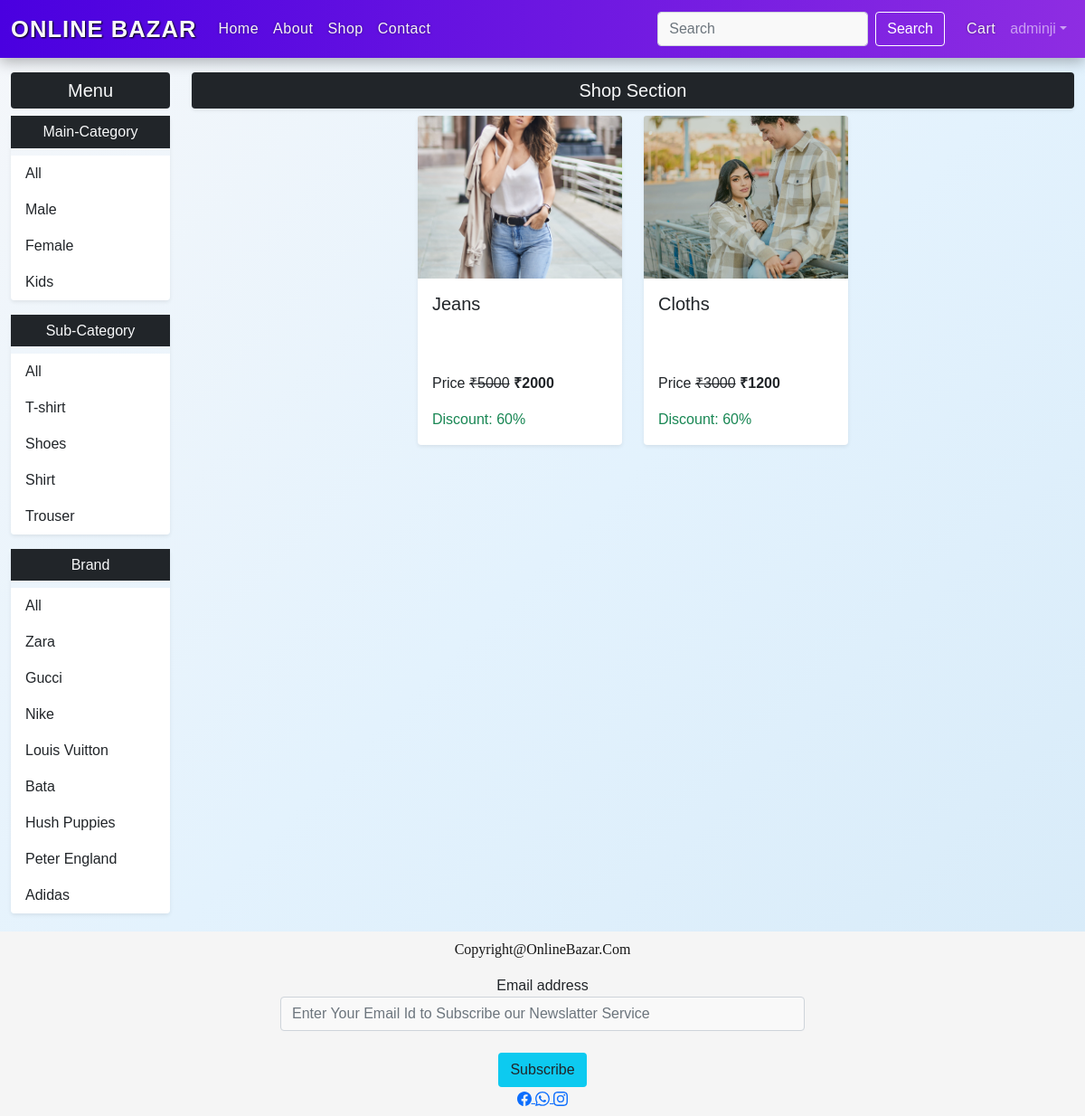
Screenshot of /shop/Male/All/All/ (signed in) with the database file from the repository.
### mainApp/models.py (models this page shows, shortened)
class Maincategory(models.Model):
    id = models.AutoField(primary_key=True)
    name = models.CharField(max_length=20)

class Subcategory(models.Model):
    id = models.AutoField(primary_key=True)
    name = models.CharField(max_length=20)

class Brand(models.Model):
    id = models.AutoField(primary_key=True)
    name = models.CharField(max_length=20)

class Product(models.Model):
    id = models.AutoField(primary_key=True)
    name = models.CharField(max_length=20)
    maincategory = models.ForeignKey(Maincategory,on_delete=models.CASCADE)
    subcategory = models.ForeignKey(Subcategory,on_delete=models.CASCADE)
    brand = models.ForeignKey(Brand,on_delete=models.CASCADE)
    seller = models.ForeignKey(Seller,on_delete=models.CASCADE,default=None)
    baseprice = models.IntegerField()
    discount = models.IntegerField()
    finalprice = models.IntegerField()
    size = models.CharField(max_length=100)
    color = models.CharField(max_length=100)
    description = models.TextField()
    stock = models.CharField(max_length=20,default="In stock")
    pic1 = models.ImageField(upload_to="images",default="no.png",null=True,blank=True)
    pic2 = models.ImageField(upload_to="images",default="no.png",null=True,blank=True)
    pic3 = models.ImageField(upload_to="images",default="no.png",null=True,blank=True)
    pic4 = models.ImageField(upload_to="images",default="no.png",null=True,blank=True)

### mainApp/views.py (the view)
# urls.py: path('shop/<str:mc>/<str:sc>/<str:br>/',views.ShopPage),
def ShopPage(request,mc,sc,br):
    maincategory = Maincategory.objects.all()
    subcategory = Subcategory.objects.all()
    brand = Brand.objects.all()
    if(request.method=="POST"):
        search = request.POST.get('search')
        products = Product.objects.filter(Q(name__icontains=search))
    else:
        if(mc=="All" and sc=="All" and br=="All"):
            products = Product.objects.all()
        elif(mc!="All" and sc=="All" and br=="All"):
            products = Product.objects.filter(maincategory=Maincategory.objects.get(name=mc))
        elif(mc=="All" and sc!="All" and br=="All"):
            products = Product.objects.filter(subcategory=Subcategory.objects.get(name=sc))
        elif(mc=="All" and sc=="All" and br!="All"):
            products = Product.objects.filter(brand=Brand.objects.get(name=br))
        elif(mc!="All" and sc!="All" and br=="All"):
            products = Product.objects.filter(maincategory=Maincategory.objects.get(name=mc),subcategory=Subcategory.objects.get(name=sc))
        elif(mc!="All" and sc=="All" and br!="All"):
            products = Product.objects.filter(maincategory=Maincategory.objects.get(name=mc),brand=Brand.objects.get(name=br))
        elif(mc=="All" and sc!="All" and br!="All"):
            products = Product.objects.filter(subcategory=Subcategory.objects.get(name=sc),brand=Brand.objects.get(name=br))
        elif(mc!="All" and sc!="All" and br!="All"):
            products = Product.objects.filter(maincategory=Maincategory.objects.get(name=mc),subcategory=Subcategory.objects.get(name=sc),brand=Brand.objects.get(name=br))
    products=products[::-1]
    return render(request,"shop.html",{"Product":products,
                                      "Maincategory":maincategory,
                                      "Subcategory":subcategory,
                                      "Brand":brand,
                                      "mc":mc,"sc":sc,"br":br
                                      })

### mainApp/templates/shop.html (shortened to what this page needs)
{% extends 'index.html' %}
{% load static %}
{% block body %}
<div class="mt-3 container-fluid">
    <div class="row">
        <div class="col-xxl-1 col-xl-2 col-lg-3 col-md-4 col-sm-6 col-12 mb-3">
            <h5 class="bg-dark text-light text-center p-2 rounded">Menu</h5>
            <div class="list-group shadow-sm mb-3">
                <h6 class="bg-dark text-light text-center p-2">Main-Category</h6>
                <a href="/shop/All/{{sc}}/{{br}}/" class="list-group-item list-group-item-action">All</a>
                {% for i in Maincategory %}
                <a href="/shop/{{i.name}}/{{sc}}/{{br}}/" class="list-group-item list-group-item-action">{{i.name}}</a>
                {% endfor %}
            </div>
            <div class="list-group shadow-sm mb-3">
                <h6 class="bg-dark text-light text-center p-2">Sub-Category</h6>
                <a href="/shop/{{mc}}/All/{{br}}/" class="list-group-item list-group-item-action">All</a>
                {% for i in Subcategory %}
                <a href="/shop/{{mc}}/{{i.name}}/{{br}}/" class="list-group-item list-group-item-action">{{i.name}}</a>
                {% endfor %}
            </div>
            <div class="list-group shadow-sm">
                <h6 class="bg-dark text-light text-center p-2">Brand</h6>
                <a href="/shop/{{mc}}/{{sc}}/All/" class="list-group-item list-group-item-action">All</a>
                {% for i in Brand %}
                <a href="/shop/{{mc}}/{{sc}}/{{i.name}}/" class="list-group-item list-group-item-action">{{i.name}}</a>
                {% endfor %}
            </div>
        </div>
        <div class="col-xxl-11 col-xl-10 col-lg-9 col-md-8 col-sm-6 col-12">
            <h5 class="bg-dark text-light text-center p-2 rounded shadow-sm">Shop Section</h5>
            <div class="row justify-content-center">
                {% for i in Product %}
                <div class="col-xxl-2 col-xl-3 col-lg-3 col-md-4 col-sm-6 col-12 mb-4">
                    <div class="card shadow-sm border-0 rounded-4 h-100">
                        <a href="/single-product-page/{{i.id}}/">
                            {% if i.pic1 %}
                            <img src="{{i.pic1.url}}" class="card-img-top" style="height: 180px; object-fit: cover;">
                            {% else %}
                            <img src="{% static 'picture/noimg.png' %}" class="card-img-top" style="height: 180px; object-fit: cover;">
                            {% endif %}
                        </a>
                        <div class="card-body">
                            <h5 class="card-title" style="height: 80px;">{{i.name}}</h5>
                            <p class="card-text">Price <del>&#8377;{{i.baseprice}}</del> <strong>&#8377;{{i.finalprice}}</strong></p>
                            <p class="card-text text-success">Discount: {{i.discount}}%</p>
                        </div>
                    </div>
                </div>
                {% endfor %}
            </div>
        </div>
    </div>
</div>
{% endblock %}

### mainApp/templates/index.html (shortened to what this page needs)
<!DOCTYPE html>
{% load static %}
<html lang="en">
<head>
  <link rel="stylesheet" href="https://cdnjs.cloudflare.com/ajax/libs/font-awesome/4.7.0/css/font-awesome.min.css">
  <link href="https://cdn.jsdelivr.net/npm/bootstrap@5.1.3/dist/css/bootstrap.min.css" rel="stylesheet"
>
  <link rel="stylesheet" href="{% static 'css/style.css'%}">
</head>
<body>
  <nav class="navbar navbar-expand-lg navbar-dark custom-navbar">
    <div class="container-fluid">
      <a class="navbar-brand fw-bold" href="/">Online Bazar</a>
      <div class="collapse navbar-collapse" id="navbarNavDropdown">
        <ul class="navbar-nav me-auto mb-2 mb-lg-0">
          <li class="nav-item"><a class="nav-link nav-hover" href="/">Home</a></li>
          <li class="nav-item"><a class="nav-link nav-hover" href="/about/">About</a></li>
          <li class="nav-item"><a class="nav-link nav-hover" href="/shop/All/All/All/">Shop</a></li>
          <li class="nav-item"><a class="nav-link nav-hover" href="/contact/">Contact</a></li>
        </ul>
        <form class="d-flex me-3" method="post" action="/shop/ALL/ALL/ALL/">
          <input class="form-control me-2" type="search" name="search" placeholder="Search" aria-label="Search">
          <button class="btn btn-outline-light" type="submit">Search</button>
        </form>
        <ul class="navbar-nav mb-2 mb-lg-0">
          <li class="nav-item"><a class="nav-link nav-hover" href="/cart/">Cart</a></li>
          {% if request.user.is_authenticated %}
          <li class="nav-item dropdown">
            <a class="nav-link dropdown-toggle" href="#" id="navbarDropdown" role="button" data-bs-toggle="dropdown"
              aria-expanded="false">{{ request.user }}</a>
          </li>
          {% else %}
          <li class="nav-item"><a class="nav-link nav-hover" href="/login/">Login</a></li>
          {% endif %}
        </ul>
      </div>
    </div>
  </nav>
  {% block body %}{% endblock %}
  <footer class="background p-2 text-center mt-1">
    <p style="color:rgba(0, 0, 0, 0.918); font-family: cursive; text-transform: capitalize;">copyright@OnlineBazar.com
    </p>
    <div class="row">
      <div class="col-md-3 col-sm-12 col-12"></div>
      <div class="col-md-6 col-sm-12 col-12">
        <form action="/" method="post">
          <div class="form-group">
            <label for="email">Email address</label>
            <input type="email" class="form-control" name="email"
              placeholder="Enter Your Email Id to Subscribe our Newslatter Service">
          </div>
          <br>
          <button type="submit" class="btn bg-info">Subscribe</button>
        </form>
      </div>
      <div class="col-md-3 col-sm-12 col-12"></div>
    </div>
    <a type = btn href="https://www.facebook.com/gyan.babu.779/{{ request.get_full_path|urlencode }}">
  </a>
  <i class="bi bi-whatsapp">
    <a href="https://wa.me/6205102076">
  </a>
  </i>
  <i class="bi bi-instagram">
    <a href="https://www.instagram.com/gyan1436?igshid=YzVkODRmOTdmMw==
    " target="_blank" rel="noopener noreferrer">
</a>
</i>
  </footer>
</body>
</html>

### mainApp/static/css/style.css (style rules this page uses)
.background { background-color: rgb(245, 245, 245); }

### mainApp/templates/shop.html (style rules this page uses)
body { background: linear-gradient(135deg, #F5F7FA, #E3F2FD, #D6EAF8); font-family: 'Poppins', sans-serif; }
.card-title, .card-text { font-family: 'Poppins', sans-serif; }
.list-group-item { background-color: #fff; border: none; transition: 0.3s; }

### mainApp/templates/index.html (style rules this page uses)
body { background: linear-gradient(135deg, #F5F7FA, #E3F2FD, #D6EAF8); font-family: 'Poppins', sans-serif; }
.card { transition: transform 0.3s ease; }
.custom-navbar { background: linear-gradient(to right, #4A00E0, #8E2DE2); font-family: 'Poppins', sans-serif; box-shadow: 0 4px 15px rgba(0, 0, 0, 0.3); }
.custom-navbar .navbar-brand { color: #F9F9F9 !important; font-size: 1.6rem; text-transform: uppercase; letter-spacing: 1px; font-weight: bold; text-shadow: 1px 1px 2px #000; }
.nav-hover { color: #F5F5F5 !important; position: relative; transition: color 0.3s ease; font-weight: 500; letter-spacing: 0.5px; text-shadow: 0 0 3px rgba(0, 0, 0, 0.4); }
.form-control { background-color: #f9f9f9; color: #333; font-weight: 500; }
.btn-outline-light { color: #fff; border-color: #fff; }

### rows the page displays
Maincategory: name "Male"
Maincategory: name "Female"
Maincategory: name "Kids"
Subcategory: name "T-shirt"
Subcategory: name "Shoes"
Subcategory: name "Shirt"
Subcategory: name "Trouser"
Brand: name "Zara"
Brand: name "Gucci"
Brand: name "Nike"
Brand: name "Louis Vuitton"
Brand: name "Bata"
Brand: name "Hush Puppies"
Brand: name "Peter England"
Brand: name "Adidas"
Product: pic1 (picture), name "Jeans", baseprice "5000", finalprice "2000", discount "60"
Product: pic1 (picture), name "Cloths", baseprice "3000", finalprice "1200", discount "60"

### other values shown
{{ request.user }} "adminji"
